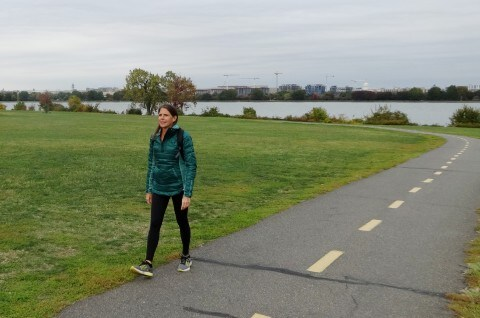
#> input picture images/sample.jpg, 480 x 318 px
$ python harris_corner_det.py
#> lines starting #> are read from the running program, lines starting #| are printed output that depends on the picture
from matplotlib import pyplot as plt

from skimage import data
from skimage.feature import corner_harris, corner_subpix, corner_peaks
from skimage.transform import warp, AffineTransform
from skimage.draw import ellipse
from skimage.color import rgb2gray
from skimage import io

#natural image
image = io.imread("images/sample.jpg")
#> image is the input picture: shape (318, 480, 3); mean R, G, B 133.8, 140.1, 118.2
image = rgb2gray(image)
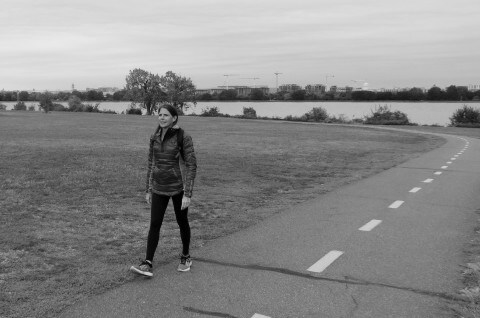
#> image: shape (318, 480) float64; min 0, max 0.92, mean 0.538

# [13 lines of commented-out code are left out]

coords = corner_peaks(corner_harris(image), min_distance=5, threshold_rel=0.02)
#> coords = 54 pairs, first value 68 to 274, second value 13 to 468
coords_subpix = corner_subpix(image, coords, window_size=13)
#> coords_subpix = 54 rows, first 8: [nan, nan], [nan, nan], [194.9, 183], [nan, nan], [nan, nan], [nan, nan], [nan, nan], [112.3, 162.4]

fig, ax = plt.subplots()
ax.imshow(image, cmap=plt.cm.gray)
ax.plot(coords[:, 1], coords[:, 0], color='green', marker='o',
        linestyle='None', markersize=6)
ax.plot(coords_subpix[:, 1], coords_subpix[:, 0], '+r', markersize=15)
ax.axis((0, 480, 310, 0))
plt.show()
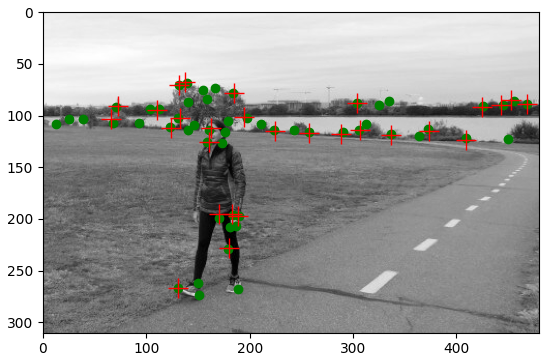
#> figure drawn by matplotlib, 1 panel

$ run again, with images/Leuven1B.jpg copied over images/sample.jpg
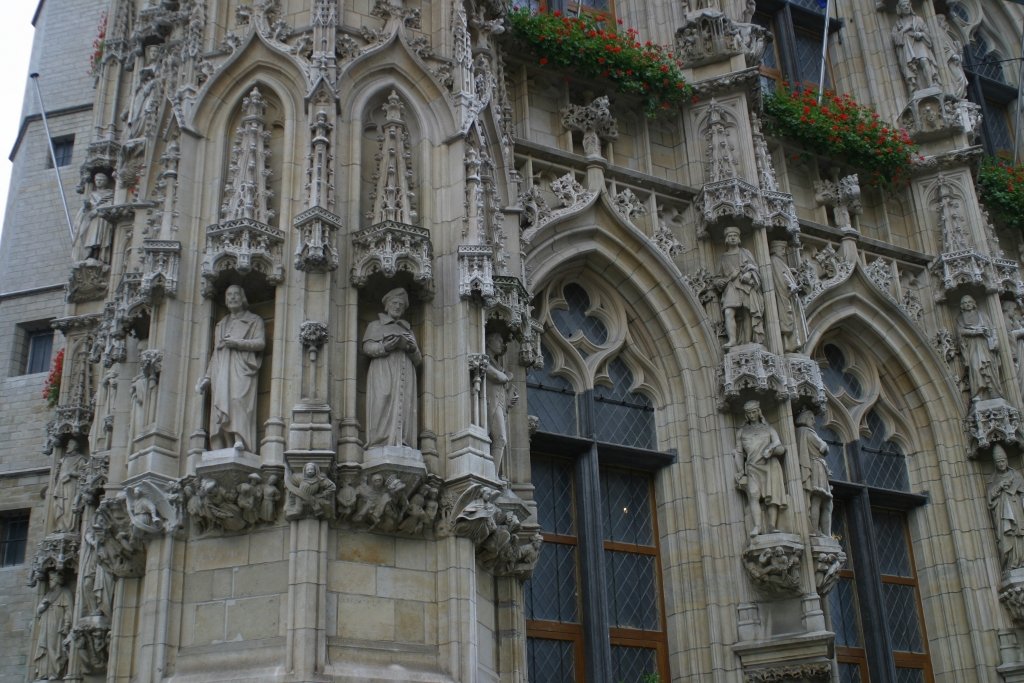
#> input picture images/Leuven1B.jpg, 1024 x 683 px
#> image is the input picture: shape (683, 1024, 3); mean R, G, B 90.9, 92.4, 89.1
#> image: shape (683, 1024) float64
#> coords = 95 pairs, first value 18 to 596, second value 9 to 1015
#> coords_subpix = 95 rows, first 8: [509, 624.8], [nan, nan], [nan, nan], [495.4, 831.1], [119.2, 473.8], [82.03, 967.1], [nan, nan], [nan, nan]
#> `plt.show()`:
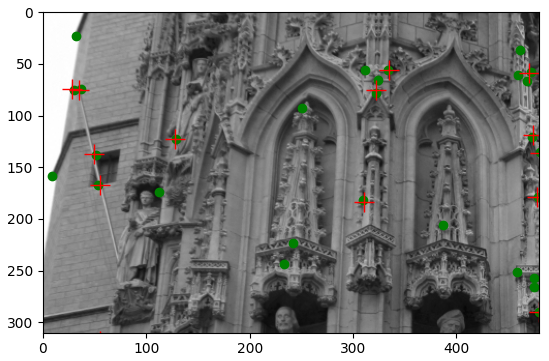
#> figure drawn by matplotlib, 1 panel
